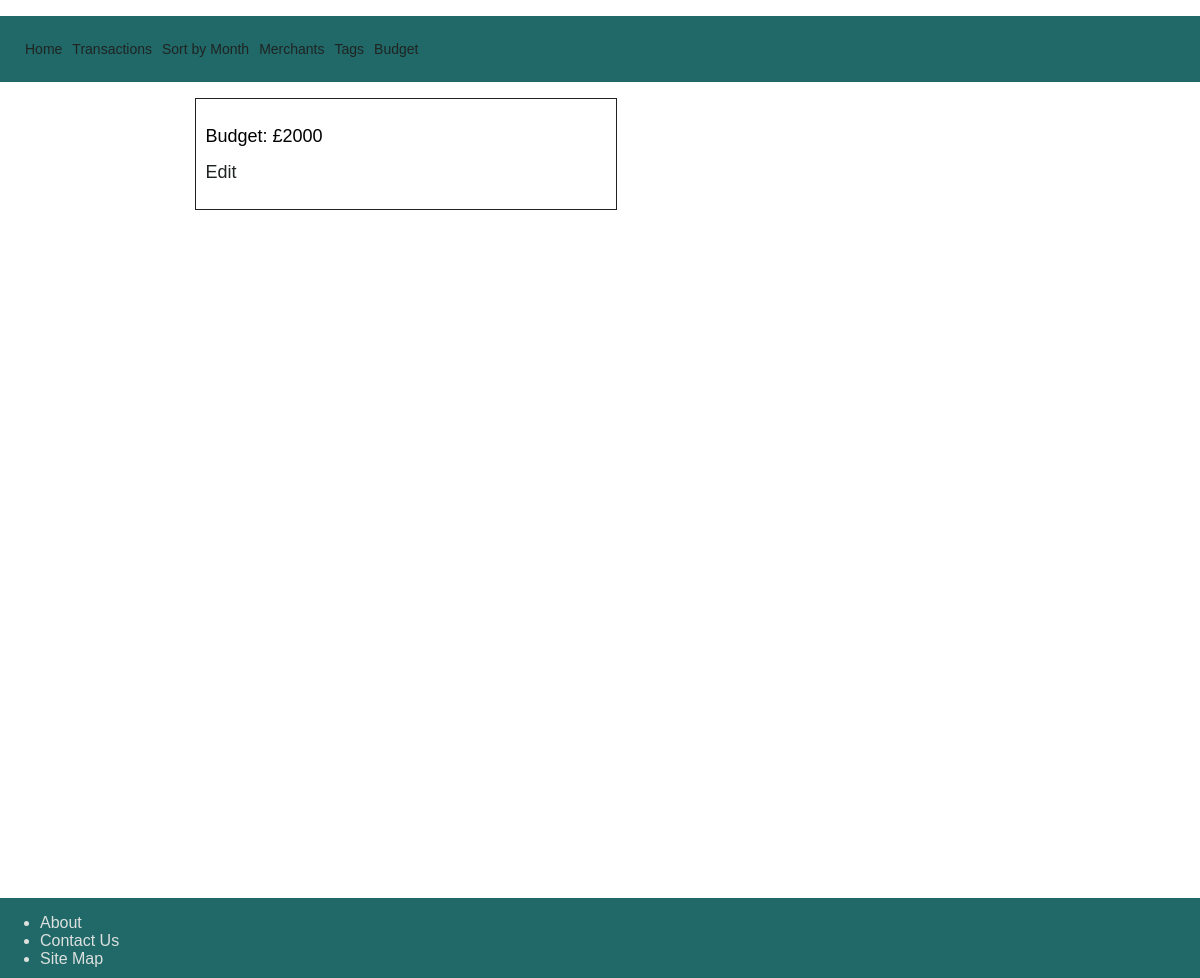
The page /budget on the database as committed earlier.
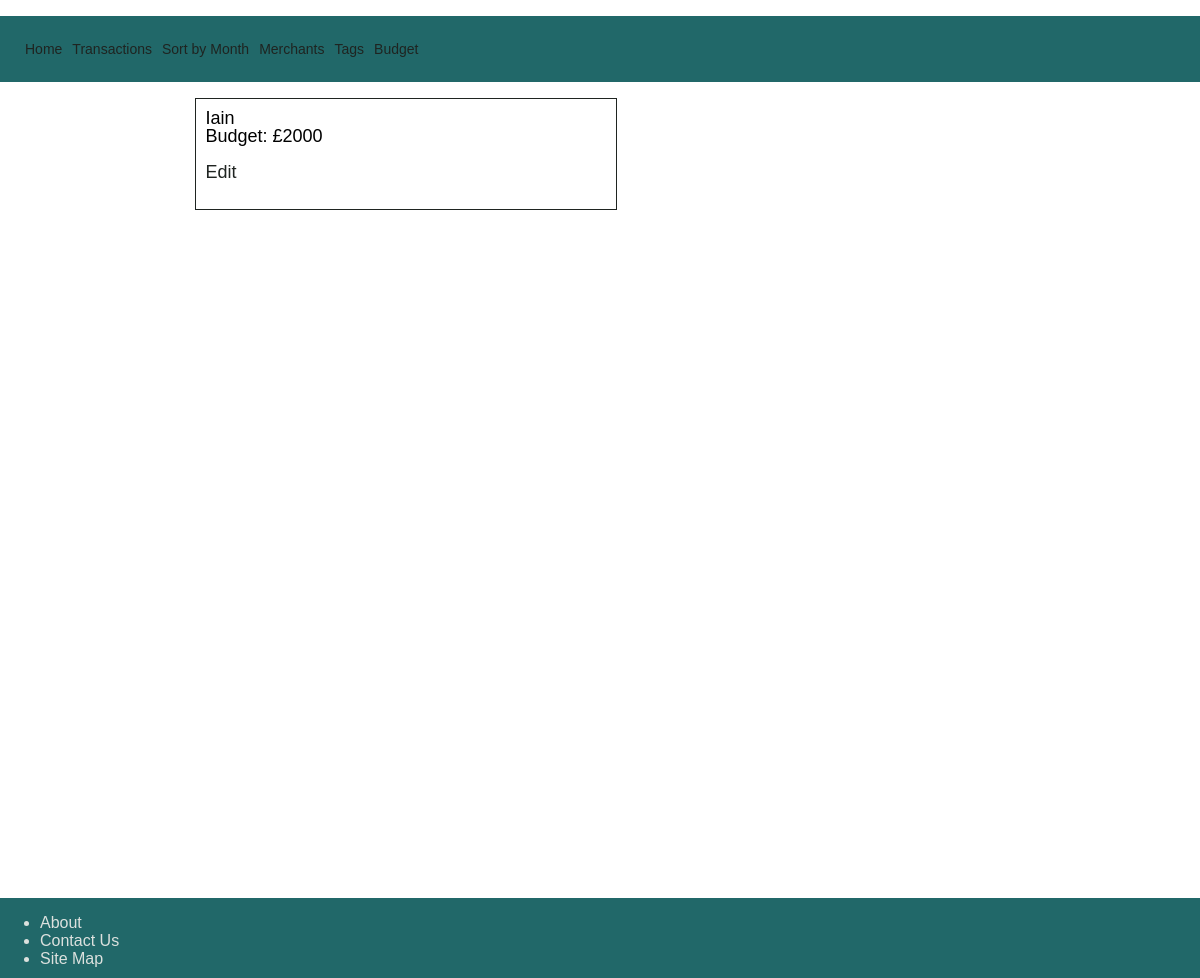
The same page on the database as committed later.
### tables this page shows
CREATE TABLE users(
    id INTEGER PRIMARY KEY AUTOINCREMENT,
    amount INT,
    name VARCHAR
);

### controllers/budget_controller.py (the view)
@budget_blueprint.route("/budget")
def users():
    users = user_repository.select_all()
    user = users[0]
    return render_template("budget/index.html", user=user, users=users)

### db/run_sql.py (called while the page is built)
def get_db():
    path = os.path.dirname(os.path.abspath(__file__))
    db = os.path.join(path, "spending_manager.db")
    conn = sqlite3.connect(db)
    conn.execute("PRAGMA foreign_keys = 1")
    conn.row_factory = sqlite3.Row
    return conn

def run_sql(sql, values=[]):
    db = get_db()
    cursor = db.cursor()
    cursor.execute(sql, values)
    results = cursor.fetchall()
    db.commit()
    db.close()
    return results

### repositories/user_repository.py (called while the page is built)
def select_all():
    users = []
    sql = "SELECT * FROM users"
    results = run_sql(sql)
    for row in results:
        user = User(row["amount"], row["name"], row["id"])
        users.append(user)
    return users

### templates/budget/index.html
{% extends "base.html" %}
{% block content %}
<aside class="middle">
    {% for user in users %}
    <div class="transaction">
        {{user.name}}<br>
        Budget: £{{user.amount}}
        <p><a href="/budget/{{user.id}}/edit">Edit</a></p>
    </div>
    {% endfor %}
    {% endblock %}

Rows that differ between the two databases and show on the page:
changed users: name (not shown) → "Iain"
